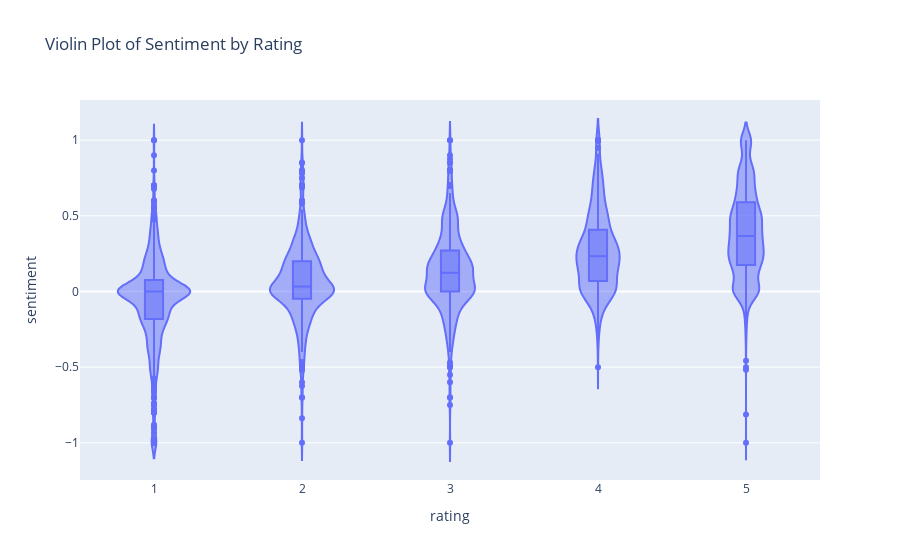

Notebook source saved alongside this figure:
### Code cell
px.violin(df, x='rating', y='sentiment', title="Violin Plot of Sentiment by Rating", box=True).show()

### Figure 1 — Plotly figure (JSON) as saved in the notebook; plotly's stock layout.template omitted (floating-point values rounded to 4 significant figures; data arrays with more than 128 entries replaced by an {"elided": "..."} marker saying what was removed)
{"data": [{"alignmentgroup": "True", "box": {"visible": true}, "hovertemplate": "rating=%{x}<br>sentiment=%{y}<extra></extra>", "legendgroup": "", "marker": {"color": "#636efa"}, "name": "", "offsetgroup": "", "orientation": "v", "scalegroup": "True", "showlegend": false, "type": "violin", "x": {"elided": "7015 int values"}, "x0": " ", "xaxis": "x", "y": {"elided": "7015 float values"}, "y0": " ", "yaxis": "y"}], "layout": {"legend": {"tracegroupgap": 0}, "title": {"text": "Violin Plot of Sentiment by Rating"}, "violinmode": "group", "xaxis": {"anchor": "y", "domain": [0, 1], "title": {"text": "rating"}}, "yaxis": {"anchor": "x", "domain": [0, 1], "title": {"text": "sentiment"}}}}
